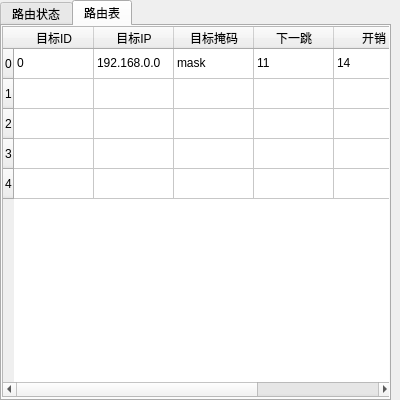
<?xml version="1.0" encoding="UTF-8"?>
<ui version="4.0">
 <class>Form</class>
 <widget class="QWidget" name="Form">
  <property name="geometry">
   <rect>
    <x>0</x>
    <y>0</y>
    <width>400</width>
    <height>400</height>
   </rect>
  </property>
  <property name="windowTitle">
   <string>Form</string>
  </property>
  <widget class="QTabWidget" name="tabWidget">
   <property name="geometry">
    <rect>
     <x>0</x>
     <y>0</y>
     <width>391</width>
     <height>401</height>
    </rect>
   </property>
   <property name="currentIndex">
    <number>1</number>
   </property>
   <widget class="QWidget" name="tab">
    <attribute name="title">
     <string>路由状态</string>
    </attribute>
    <widget class="QWidget" name="gridLayoutWidget">
     <property name="geometry">
      <rect>
       <x>10</x>
       <y>0</y>
       <width>371</width>
       <height>321</height>
      </rect>
     </property>
     <layout class="QGridLayout" name="gridLayout">
      <item row="3" column="0">
       <widget class="QLabel" name="label_status">
        <property name="text">
         <string>路由状态</string>
        </property>
       </widget>
      </item>
      <item row="2" column="1">
       <widget class="QLineEdit" name="edit_mask">
        <property name="placeholderText">
         <string>255.255.255.0</string>
        </property>
       </widget>
      </item>
      <item row="0" column="0">
       <widget class="QLabel" name="label_id">
        <property name="text">
         <string>路由id</string>
        </property>
       </widget>
      </item>
      <item row="4" column="0">
       <widget class="QLabel" name="label_neighbors">
        <property name="text">
         <string>相邻路由</string>
        </property>
       </widget>
      </item>
      <item row="0" column="1">
       <widget class="QLineEdit" name="edit_id">
        <property name="placeholderText">
         <string>0</string>
        </property>
       </widget>
      </item>
      <item row="3" column="1">
       <widget class="QLineEdit" name="edit_status">
        <property name="placeholderText">
         <string>正常</string>
        </property>
       </widget>
      </item>
      <item row="4" column="1">
       <widget class="QLineEdit" name="edit_neighbors">
        <property name="placeholderText">
         <string>[1, 2, 3]</string>
        </property>
       </widget>
      </item>
      <item row="1" column="0">
       <widget class="QLabel" name="label_ip">
        <property name="text">
         <string>路由ip</string>
        </property>
       </widget>
      </item>
      <item row="1" column="1">
       <widget class="QLineEdit" name="edit_ip">
        <property name="placeholderText">
         <string>192.168.0.0</string>
        </property>
       </widget>
      </item>
      <item row="2" column="0">
       <widget class="QLabel" name="label_mask">
        <property name="text">
         <string>子网掩码</string>
        </property>
       </widget>
      </item>
     </layout>
    </widget>
    <widget class="QWidget" name="gridLayoutWidget_2">
     <property name="geometry">
      <rect>
       <x>10</x>
       <y>320</y>
       <width>371</width>
       <height>41</height>
      </rect>
     </property>
     <layout class="QGridLayout" name="gridLayout_2">
      <item row="0" column="0">
       <widget class="QPushButton" name="but_update">
        <property name="minimumSize">
         <size>
          <width>0</width>
          <height>0</height>
         </size>
        </property>
        <property name="text">
         <string>更新</string>
        </property>
       </widget>
      </item>
      <item row="0" column="1">
       <widget class="QPushButton" name="but_stop">
        <property name="text">
         <string>停止</string>
        </property>
       </widget>
      </item>
     </layout>
    </widget>
   </widget>
   <widget class="QWidget" name="tab_2">
    <attribute name="title">
     <string>路由表</string>
    </attribute>
    <widget class="QTableWidget" name="tableWidget">
     <property name="geometry">
      <rect>
       <x>0</x>
       <y>0</y>
       <width>391</width>
       <height>371</height>
      </rect>
     </property>
     <property name="maximumSize">
      <size>
       <width>391</width>
       <height>16777215</height>
      </size>
     </property>
     <attribute name="horizontalHeaderDefaultSectionSize">
      <number>80</number>
     </attribute>
     <row>
      <property name="text">
       <string>0</string>
      </property>
     </row>
     <row>
      <property name="text">
       <string>1</string>
      </property>
     </row>
     <row>
      <property name="text">
       <string>2</string>
      </property>
     </row>
     <row>
      <property name="text">
       <string>3</string>
      </property>
     </row>
     <row>
      <property name="text">
       <string>4</string>
      </property>
     </row>
     <column>
      <property name="text">
       <string>目标ID</string>
      </property>
     </column>
     <column>
      <property name="text">
       <string>目标IP</string>
      </property>
     </column>
     <column>
      <property name="text">
       <string>目标掩码</string>
      </property>
     </column>
     <column>
      <property name="text">
       <string>下一跳</string>
      </property>
     </column>
     <column>
      <property name="text">
       <string>开销</string>
      </property>
     </column>
     <column>
      <property name="text">
       <string>具体路径</string>
      </property>
     </column>
     <item row="0" column="0">
      <property name="text">
       <string>0</string>
      </property>
     </item>
     <item row="0" column="1">
      <property name="text">
       <string>192.168.0.0</string>
      </property>
     </item>
     <item row="0" column="2">
      <property name="text">
       <string>mask</string>
      </property>
     </item>
     <item row="0" column="3">
      <property name="text">
       <string>11</string>
      </property>
     </item>
     <item row="0" column="4">
      <property name="text">
       <string>14</string>
      </property>
     </item>
     <item row="0" column="5">
      <property name="text">
       <string>[1, 2, 3]</string>
      </property>
     </item>
    </widget>
   </widget>
  </widget>
 </widget>
 <resources/>
 <connections/>
</ui>
